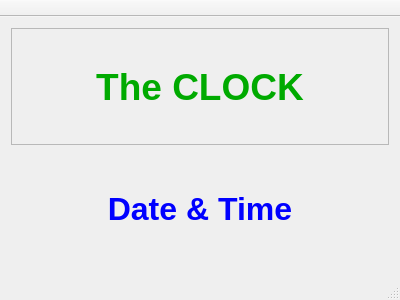
<?xml version="1.0" encoding="UTF-8"?>
<ui version="4.0">
 <class>ClockWindow</class>
 <widget class="QMainWindow" name="ClockWindow">
  <property name="geometry">
   <rect>
    <x>0</x>
    <y>0</y>
    <width>400</width>
    <height>300</height>
   </rect>
  </property>
  <property name="windowTitle">
   <string>ClockWindow</string>
  </property>
  <widget class="QWidget" name="centralWidget">
   <layout class="QGridLayout" name="gridLayout">
    <item row="0" column="0">
     <widget class="QLabel" name="clockLabel">
      <property name="font">
       <font>
        <pointsize>28</pointsize>
        <weight>75</weight>
        <bold>true</bold>
       </font>
      </property>
      <property name="layoutDirection">
       <enum>Qt::LeftToRight</enum>
      </property>
      <property name="autoFillBackground">
       <bool>false</bool>
      </property>
      <property name="styleSheet">
       <string notr="true">color: rgb(0, 170, 0);</string>
      </property>
      <property name="frameShape">
       <enum>QFrame::StyledPanel</enum>
      </property>
      <property name="frameShadow">
       <enum>QFrame::Plain</enum>
      </property>
      <property name="text">
       <string>The CLOCK</string>
      </property>
      <property name="alignment">
       <set>Qt::AlignCenter</set>
      </property>
     </widget>
    </item>
    <item row="1" column="0">
     <widget class="QLabel" name="dateLabel">
      <property name="font">
       <font>
        <pointsize>24</pointsize>
        <weight>75</weight>
        <bold>true</bold>
       </font>
      </property>
      <property name="styleSheet">
       <string notr="true">color: rgb(0, 0, 255);</string>
      </property>
      <property name="text">
       <string>Date &amp; Time</string>
      </property>
      <property name="alignment">
       <set>Qt::AlignCenter</set>
      </property>
     </widget>
    </item>
   </layout>
  </widget>
  <widget class="QMenuBar" name="menuBar">
   <property name="geometry">
    <rect>
     <x>0</x>
     <y>0</y>
     <width>400</width>
     <height>25</height>
    </rect>
   </property>
  </widget>
  <widget class="QToolBar" name="mainToolBar">
   <property name="movable">
    <bool>false</bool>
   </property>
   <attribute name="toolBarArea">
    <enum>TopToolBarArea</enum>
   </attribute>
   <attribute name="toolBarBreak">
    <bool>false</bool>
   </attribute>
  </widget>
  <widget class="QStatusBar" name="statusBar"/>
 </widget>
 <layoutdefault spacing="6" margin="11"/>
 <resources/>
 <connections/>
</ui>
